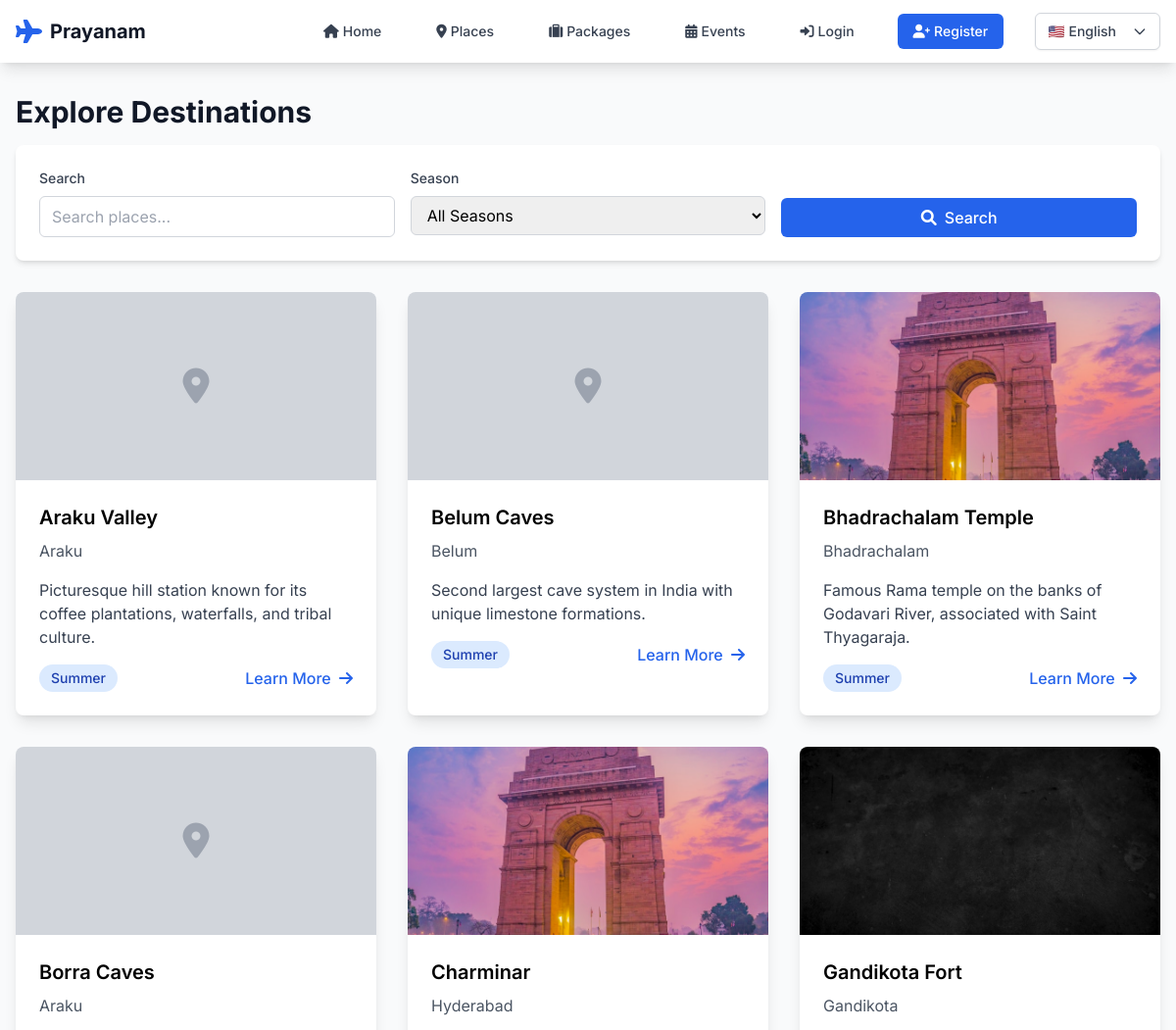
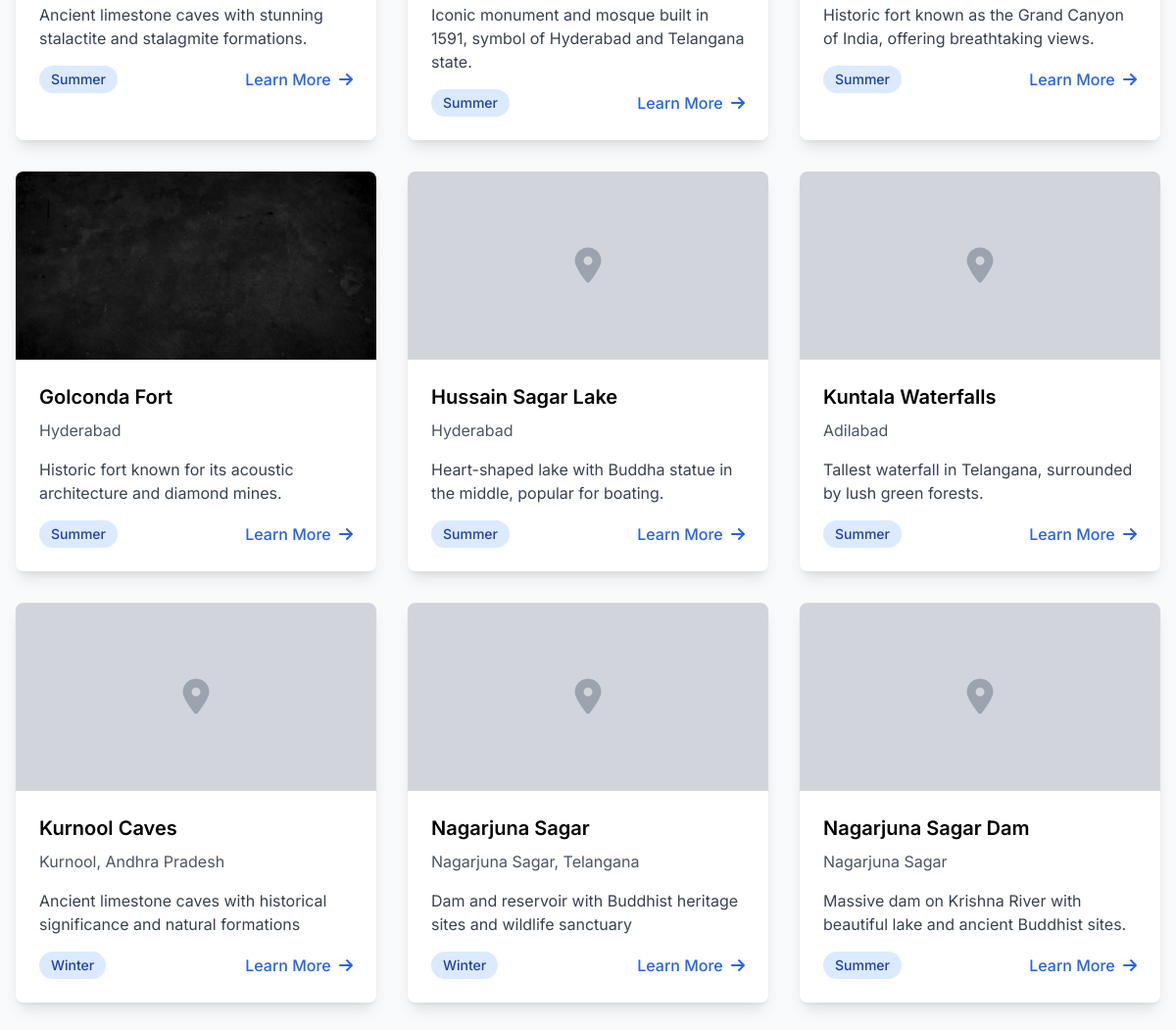
The page /places/ on the database its author committed (2 pictures, top to bottom).
### places/models.py (models this page shows, shortened)
class Place(models.Model):
    SEASON_CHOICES = [
        ('spring', 'Spring'),
        ('summer', 'Summer'),
        ('autumn', 'Autumn'),
        ('winter', 'Winter'),
    ]
    CATEGORY_CHOICES = [
        ('heritage', 'Heritage'),
        ('beaches', 'Beaches'),
        ('temples', 'Temples'),
        ('adventure', 'Adventure'),
        ('hills', 'Hills'),
        ('wildlife', 'Wildlife'),
        ('cultural', 'Cultural'),
    ]
    STATE_CHOICES = [
        ('ap', 'Andhra Pradesh'),
        ('telangana', 'Telangana'),
    ]
    name = models.CharField(max_length=200)
    location = models.CharField(max_length=200)
    description = models.TextField()
    image = models.ImageField(upload_to='places/', null=True, blank=True)
    season = models.CharField(max_length=20, choices=SEASON_CHOICES, default='summer')
    category = models.CharField(max_length=20, choices=CATEGORY_CHOICES, default='cultural')
    state = models.CharField(max_length=20, choices=STATE_CHOICES, default='ap')
    district = models.CharField(max_length=100, blank=True)
    latitude = models.DecimalField(max_digits=9, decimal_places=6, null=True, blank=True)
    longitude = models.DecimalField(max_digits=9, decimal_places=6, null=True, blank=True)
    average_temperature = models.DecimalField(max_digits=4, decimal_places=1, null=True, blank=True)
    best_time_to_visit = models.CharField(max_length=100, blank=True)
    entry_fee = models.DecimalField(max_digits=8, decimal_places=2, default=0)
    opening_hours = models.CharField(max_length=100, default="6:00 AM - 6:00 PM")
    rating = models.DecimalField(max_digits=3, decimal_places=2, default=0, validators=[MinValueValidator(0), MaxValueValidator(5)])
    total_reviews = models.IntegerField(default=0)
    is_featured = models.BooleanField(default=False)
    is_popular = models.BooleanField(default=False)
    created_at = models.DateTimeField(auto_now_add=True)
    updated_at = models.DateTimeField(auto_now=True)
    class Meta:
        ordering = ['-is_featured', '-rating', 'name']

### places/views.py (the view, shortened to what this page needs)
# urls.py: path('', views.places_list, name='places_list'),
def places_list(request):
    places = Place.objects.all()
    search_query = request.GET.get('search', '')
    category_filter = request.GET.get('category', '')
    if category_filter:
        places = places.filter(category=category_filter)
    state_filter = request.GET.get('state', '')
    if state_filter:
        places = places.filter(state=state_filter)
    district_filter = request.GET.get('district', '')
    if district_filter:
        places = places.filter(district__icontains=district_filter)
    season_filter = request.GET.get('season', '')
    if season_filter:
        places = places.filter(season=season_filter)
    min_rating = request.GET.get('min_rating', '')
    if min_rating:
        places = places.filter(rating__gte=float(min_rating))
    max_fee = request.GET.get('max_fee', '')
    if max_fee:
        places = places.filter(entry_fee__lte=float(max_fee))
    sort_by = request.GET.get('sort', 'name')
    if sort_by == 'rating':
        places = places.order_by('-rating')
    elif sort_by == 'price_low':
        places = places.order_by('entry_fee')
    elif sort_by == 'price_high':
        places = places.order_by('-entry_fee')
    elif sort_by == 'popular':
        places = places.order_by('-total_reviews')
    else:
        places = places.order_by('name')
    paginator = Paginator(places, 12)
    page_number = request.GET.get('page')
    page_obj = paginator.get_page(page_number)
    categories = Place.objects.values_list('category', flat=True).distinct()
    states = Place.objects.values_list('state', flat=True).distinct()
    districts = Place.objects.values_list('district', flat=True).distinct()
    seasons = Place.SEASON_CHOICES
    context = {
        'places': page_obj,
        'search_query': search_query,
        'category_filter': category_filter,
        'state_filter': state_filter,
        'district_filter': district_filter,
        'season_filter': season_filter,
        'min_rating': min_rating,
        'max_fee': max_fee,
        'sort_by': sort_by,
        'categories': categories,
        'states': states,
        'districts': districts,
        'seasons': seasons,
        'total_places': places.count(),
    }
    return render(request, 'places/places_list.html', context)

### templates/places/places_list.html (shortened to what this page needs)
{% extends 'base.html' %}
{% block content %}
<div class="max-w-7xl mx-auto px-4 py-8">
    <div class="mb-8">
        <h1 class="text-3xl font-bold text-gray-900 mb-4">Explore Destinations</h1>
        <form method="GET" class="bg-white p-6 rounded-lg shadow-md">
            <div class="grid grid-cols-1 md:grid-cols-3 gap-4">
                <div>
                    <label for="search" class="block text-sm font-medium text-gray-700 mb-2">Search</label>
                    <input type="text" name="search" id="search" value="{{ search_query }}"
                           placeholder="Search places..."
                           class="w-full px-3 py-2 border border-gray-300 rounded-md focus:outline-none focus:ring-2 focus:ring-blue-500">
                </div>
                <div>
                    <label for="season" class="block text-sm font-medium text-gray-700 mb-2">Season</label>
                    <select name="season" id="season"
                            class="w-full px-3 py-2 border border-gray-300 rounded-md focus:outline-none focus:ring-2 focus:ring-blue-500">
                        <option value="">All Seasons</option>
                    </select>
                </div>
                <div class="flex items-end">
                    <button type="submit" class="w-full bg-blue-600 hover:bg-blue-700 text-white px-4 py-2 rounded-md font-medium">
                        <i class="fas fa-search mr-2"></i>Search
                    </button>
                </div>
            </div>
        </form>
    </div>
    <div class="grid grid-cols-1 md:grid-cols-2 lg:grid-cols-3 gap-8">
        {% for place in places %}
        <div class="bg-white rounded-lg shadow-lg overflow-hidden hover:shadow-xl transition duration-300">
            {% if place.image %}
                <img src="{{ place.image.url }}" alt="{{ place.name }}" class="w-full h-48 object-cover">
            {% else %}
                <div class="w-full h-48 bg-gray-300 flex items-center justify-center">
                    <i class="fas fa-map-marker-alt text-4xl text-gray-400"></i>
                </div>
            {% endif %}
            <div class="p-6">
                <h3 class="text-xl font-semibold mb-2">{{ place.name }}</h3>
                <p class="text-gray-600 mb-4">{{ place.location }}</p>
                <p class="text-gray-700 mb-4">{{ place.description|truncatewords:20 }}</p>
                <div class="flex items-center justify-between">
                    <span class="bg-blue-100 text-blue-800 px-3 py-1 rounded-full text-sm font-medium">
                        {{ place.get_season_display }}
                    </span>
                                            <a href="{% url 'places:place_detail' place.id %}" class="text-blue-600 hover:text-blue-800 font-medium">
                            Learn More <i class="fas fa-arrow-right ml-1"></i>
                        </a>
                </div>
            </div>
        </div>
        {% empty %}
        <div class="col-span-full text-center py-12">
            <i class="fas fa-map-marker-alt text-6xl text-gray-300 mb-4"></i>
            <h3 class="text-xl font-semibold text-gray-600 mb-2">No places found</h3>
            <p class="text-gray-500">Try adjusting your search criteria.</p>
        </div>
        {% endfor %}
    </div>
</div>
{% endblock %}

### templates/base.html (style rules this page uses)
body { font-family: 'Inter', sans-serif; }

### rows shown on the page
Place: name "Araku Valley", location "Araku", description "Picturesque hill station known for its coffee plantations, waterfalls, and tribal culture.", season "Summer"
Place: name "Belum Caves", location "Belum", description "Second largest cave system in India with unique limestone formations.", season "Summer"
Place: image (picture), name "Bhadrachalam Temple", location "Bhadrachalam", description "Famous Rama temple on the banks of Godavari River, associated with Saint Thyagaraja.", season "Summer"
Place: name "Borra Caves", location "Araku", description "Ancient limestone caves with stunning stalactite and stalagmite formations.", season "Summer"
Place: image (picture), name "Charminar", location "Hyderabad", description "Iconic monument and mosque built in 1591, symbol of Hyderabad and Telangana state.", season "Summer"
Place: image (picture), name "Gandikota Fort", location "Gandikota", description "Historic fort known as the Grand Canyon of India, offering breathtaking views.", season "Summer"
Place: image (picture), name "Golconda Fort", location "Hyderabad", description "Historic fort known for its acoustic architecture and diamond mines.", season "Summer"
Place: name "Hussain Sagar Lake", location "Hyderabad", description "Heart-shaped lake with Buddha statue in the middle, popular for boating.", season "Summer"
Place: name "Kuntala Waterfalls", location "Adilabad", description "Tallest waterfall in Telangana, surrounded by lush green forests.", season "Summer"
Place: name "Kurnool Caves", location "Kurnool, Andhra Pradesh", description "Ancient limestone caves with historical significance and natural formations", season "Winter"
Place: name "Nagarjuna Sagar", location "Nagarjuna Sagar, Telangana", description "Dam and reservoir with Buddhist heritage sites and wildlife sanctuary", season "Winter"
Place: name "Nagarjuna Sagar Dam", location "Nagarjuna Sagar", description "Massive dam on Krishna River with beautiful lake and ancient Buddhist sites.", season "Summer"
